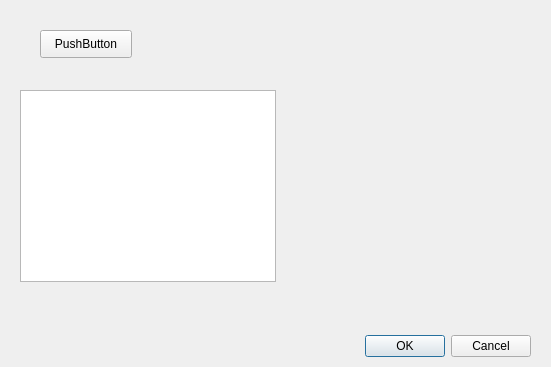
<?xml version="1.0" encoding="UTF-8"?>
<ui version="4.0">
 <class>DialogNhomQuyen</class>
 <widget class="QDialog" name="DialogNhomQuyen">
  <property name="geometry">
   <rect>
    <x>0</x>
    <y>0</y>
    <width>551</width>
    <height>367</height>
   </rect>
  </property>
  <property name="windowTitle">
   <string>Dialog</string>
  </property>
  <widget class="QDialogButtonBox" name="buttonBox">
   <property name="geometry">
    <rect>
     <x>190</x>
     <y>330</y>
     <width>341</width>
     <height>32</height>
    </rect>
   </property>
   <property name="orientation">
    <enum>Qt::Horizontal</enum>
   </property>
   <property name="standardButtons">
    <set>QDialogButtonBox::Cancel|QDialogButtonBox::Ok</set>
   </property>
  </widget>
  <widget class="QTreeView" name="treeView">
   <property name="geometry">
    <rect>
     <x>20</x>
     <y>90</y>
     <width>256</width>
     <height>192</height>
    </rect>
   </property>
  </widget>
  <widget class="QPushButton" name="pushButton">
   <property name="geometry">
    <rect>
     <x>40</x>
     <y>30</y>
     <width>92</width>
     <height>28</height>
    </rect>
   </property>
   <property name="text">
    <string>PushButton</string>
   </property>
  </widget>
 </widget>
 <resources/>
 <connections>
  <connection>
   <sender>buttonBox</sender>
   <signal>accepted()</signal>
   <receiver>DialogNhomQuyen</receiver>
   <slot>accept()</slot>
   <hints>
    <hint type="sourcelabel">
     <x>248</x>
     <y>254</y>
    </hint>
    <hint type="destinationlabel">
     <x>157</x>
     <y>274</y>
    </hint>
   </hints>
  </connection>
  <connection>
   <sender>buttonBox</sender>
   <signal>rejected()</signal>
   <receiver>DialogNhomQuyen</receiver>
   <slot>reject()</slot>
   <hints>
    <hint type="sourcelabel">
     <x>316</x>
     <y>260</y>
    </hint>
    <hint type="destinationlabel">
     <x>286</x>
     <y>274</y>
    </hint>
   </hints>
  </connection>
 </connections>
</ui>
